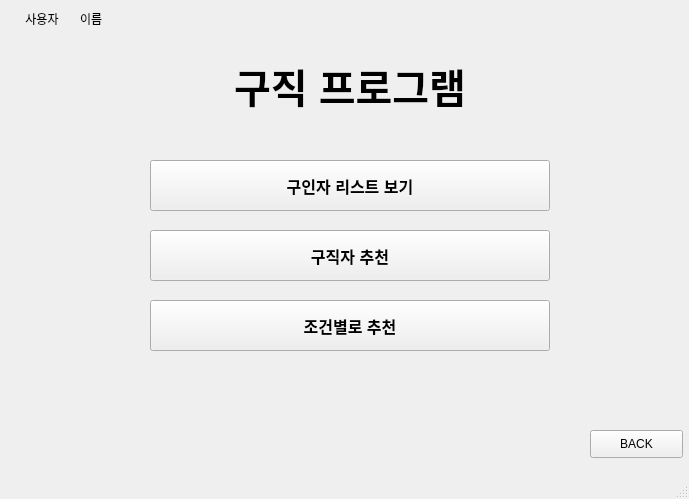
<?xml version="1.0" encoding="UTF-8"?>
<ui version="4.0">
 <class>JobSeekerMainWindow</class>
 <widget class="QMainWindow" name="JobSeekerMainWindow">
  <property name="geometry">
   <rect>
    <x>0</x>
    <y>0</y>
    <width>689</width>
    <height>499</height>
   </rect>
  </property>
  <property name="windowTitle">
   <string>MainWindow</string>
  </property>
  <widget class="QWidget" name="centralwidget">
   <widget class="QWidget" name="layoutWidget">
    <property name="geometry">
     <rect>
      <x>10</x>
      <y>10</y>
      <width>199</width>
      <height>17</height>
     </rect>
    </property>
    <layout class="QHBoxLayout" name="horizontalLayout" stretch="1,2">
     <item>
      <widget class="QLabel" name="label_2">
       <property name="enabled">
        <bool>true</bool>
       </property>
       <property name="text">
        <string>사용자</string>
       </property>
       <property name="alignment">
        <set>Qt::AlignCenter</set>
       </property>
      </widget>
     </item>
     <item>
      <widget class="QLabel" name="label_3">
       <property name="text">
        <string>이름</string>
       </property>
      </widget>
     </item>
    </layout>
   </widget>
   <widget class="QPushButton" name="pushButton">
    <property name="geometry">
     <rect>
      <x>150</x>
      <y>160</y>
      <width>400</width>
      <height>51</height>
     </rect>
    </property>
    <property name="font">
     <font>
      <pointsize>12</pointsize>
      <weight>75</weight>
      <bold>true</bold>
     </font>
    </property>
    <property name="text">
     <string>구인자 리스트 보기</string>
    </property>
   </widget>
   <widget class="QLabel" name="label">
    <property name="geometry">
     <rect>
      <x>150</x>
      <y>10</y>
      <width>400</width>
      <height>150</height>
     </rect>
    </property>
    <property name="font">
     <font>
      <pointsize>30</pointsize>
      <weight>75</weight>
      <bold>true</bold>
     </font>
    </property>
    <property name="text">
     <string>구직 프로그램</string>
    </property>
    <property name="alignment">
     <set>Qt::AlignCenter</set>
    </property>
   </widget>
   <widget class="QPushButton" name="pushButton_2">
    <property name="geometry">
     <rect>
      <x>150</x>
      <y>230</y>
      <width>400</width>
      <height>51</height>
     </rect>
    </property>
    <property name="font">
     <font>
      <pointsize>12</pointsize>
      <weight>75</weight>
      <bold>true</bold>
     </font>
    </property>
    <property name="text">
     <string>구직자 추천</string>
    </property>
   </widget>
   <widget class="QPushButton" name="pushButton_4">
    <property name="geometry">
     <rect>
      <x>150</x>
      <y>300</y>
      <width>400</width>
      <height>51</height>
     </rect>
    </property>
    <property name="font">
     <font>
      <pointsize>12</pointsize>
      <weight>75</weight>
      <bold>true</bold>
     </font>
    </property>
    <property name="text">
     <string>조건별로 추천</string>
    </property>
   </widget>
   <widget class="QPushButton" name="pushButton_5">
    <property name="geometry">
     <rect>
      <x>590</x>
      <y>430</y>
      <width>93</width>
      <height>28</height>
     </rect>
    </property>
    <property name="text">
     <string>BACK</string>
    </property>
   </widget>
  </widget>
  <widget class="QMenuBar" name="menubar">
   <property name="geometry">
    <rect>
     <x>0</x>
     <y>0</y>
     <width>689</width>
     <height>26</height>
    </rect>
   </property>
  </widget>
  <widget class="QStatusBar" name="statusbar"/>
 </widget>
 <resources/>
 <connections/>
</ui>
